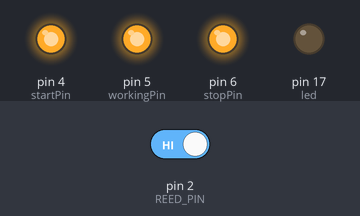
A sketch run on a simulated Arduino Uno, built with avr-gcc and run on an emulated ATmega328P. Shown: output pins drawn as LEDs (lit = HIGH). The inputs (shaded band) are chosen by the test bench; at power-on: pin 2 (REED_PIN) HIGH.

Above: at 1.2 s.
1.3 s: pin 2 (REED_PIN) driven LOW
At 1.4 s:
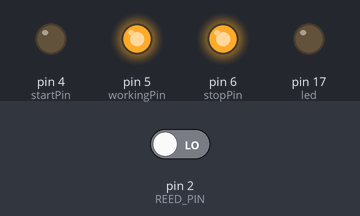
At 4.1 s:
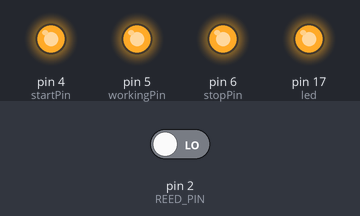
4.3 s: pin 2 (REED_PIN) driven HIGH
At 4.41 s:
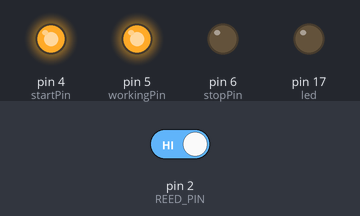
Timing chart, 0 to 7.3 s (numbered marks = the images above; inputs shaded):
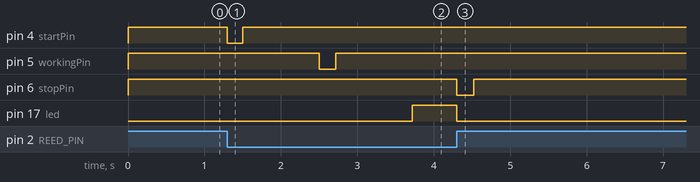

The sketch:

oracsound.ino
```cpp
const int REED_PIN = 2; // Pin connected to reed switch
const int startPin = 4;
const int workingPin = 5;
const int stopPin = 6;
const int led = 17;
int proximity = 1;
unsigned long timeRunning;
unsigned long timeNow;

void setup() {
  pinMode(startPin, OUTPUT);
  pinMode(workingPin, OUTPUT);
  pinMode(stopPin, OUTPUT);
  pinMode(led, OUTPUT);
  pinMode(REED_PIN, INPUT);

  //set pins to off
  digitalWrite(startPin, HIGH);
  digitalWrite(workingPin, HIGH);
  digitalWrite(stopPin, HIGH);
  digitalWrite(led, LOW);

}

void loop() {

  // Read the state of the switch,
  proximity = digitalRead(REED_PIN);

  if (proximity == LOW) {
      digitalWrite(startPin, LOW);

      delay(200);
      digitalWrite(startPin, HIGH);
      delay(1000);

      digitalWrite(workingPin, LOW);
      delay(220);
      digitalWrite(workingPin, HIGH);
      delay(1000);


      //set time
      timeRunning = millis();
      while (proximity == LOW) {
        proximity = digitalRead(REED_PIN);
        digitalWrite(led, HIGH);
        timeNow = millis();
        //the working sound lasts about 30 secs, this replays it when it fades out
        if(timeNow >= (timeRunning + 30000)) {
              digitalWrite(workingPin, LOW);
              delay(220);
              digitalWrite(workingPin, HIGH);
              timeRunning = millis();

        }

      }
          digitalWrite(led, LOW);
          digitalWrite(stopPin, LOW);
          delay(220);
          digitalWrite(stopPin, HIGH);
          delay(1000);
          exit;

  } else {
    delay(100);
  }

}
```

Measured:
- after the input at 1.3 s, pin 4 (startPin): HIGH → LOW at once, → HIGH 0.20 s later; pin 5 (workingPin): HIGH → LOW after 1.2 s, → HIGH 0.22 s later; pin 17 (led): LOW → HIGH after 2.4 s
- after the input at 4.3 s, pin 6 (stopPin): HIGH → LOW at once, → HIGH 0.22 s later; pin 17 (led): HIGH → LOW at once
